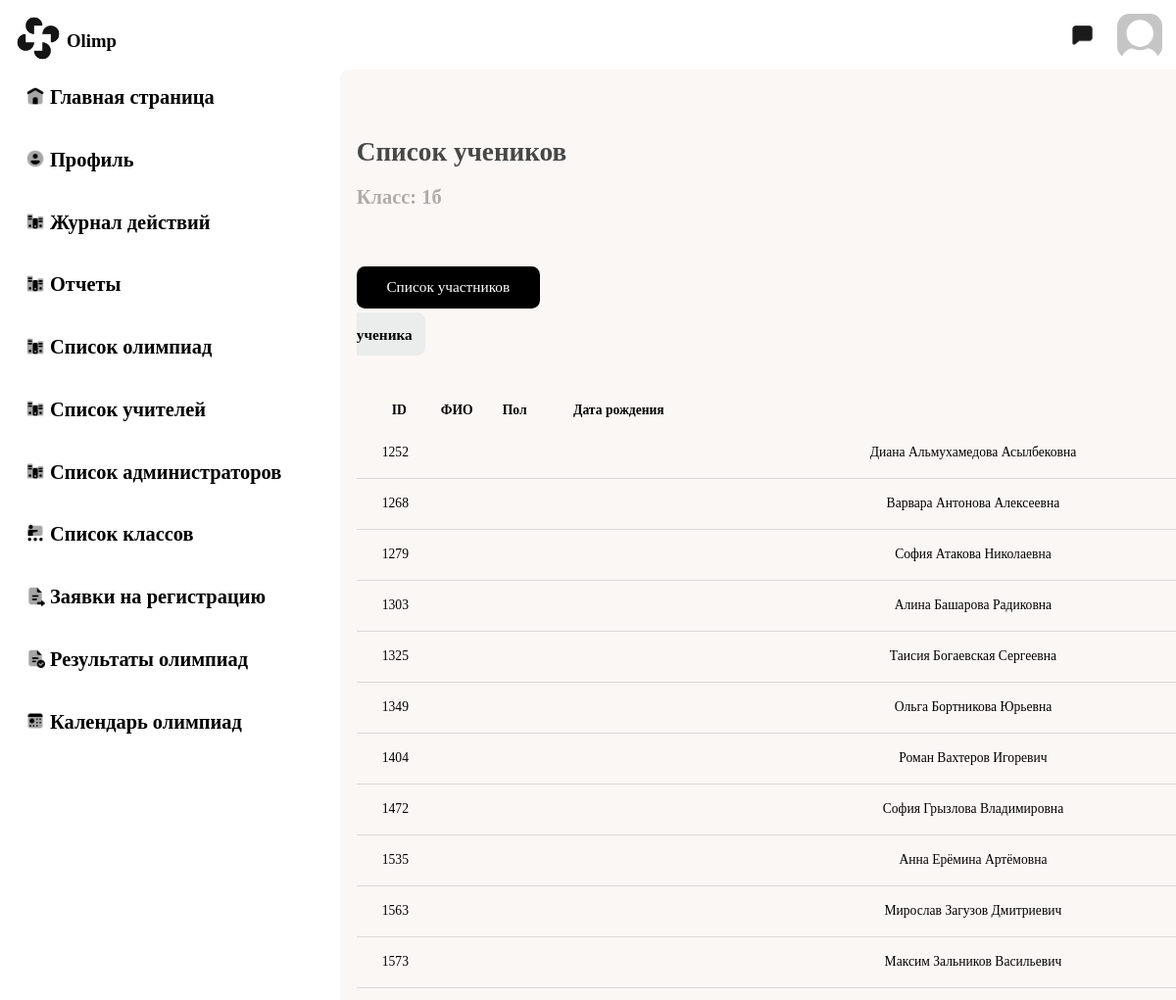
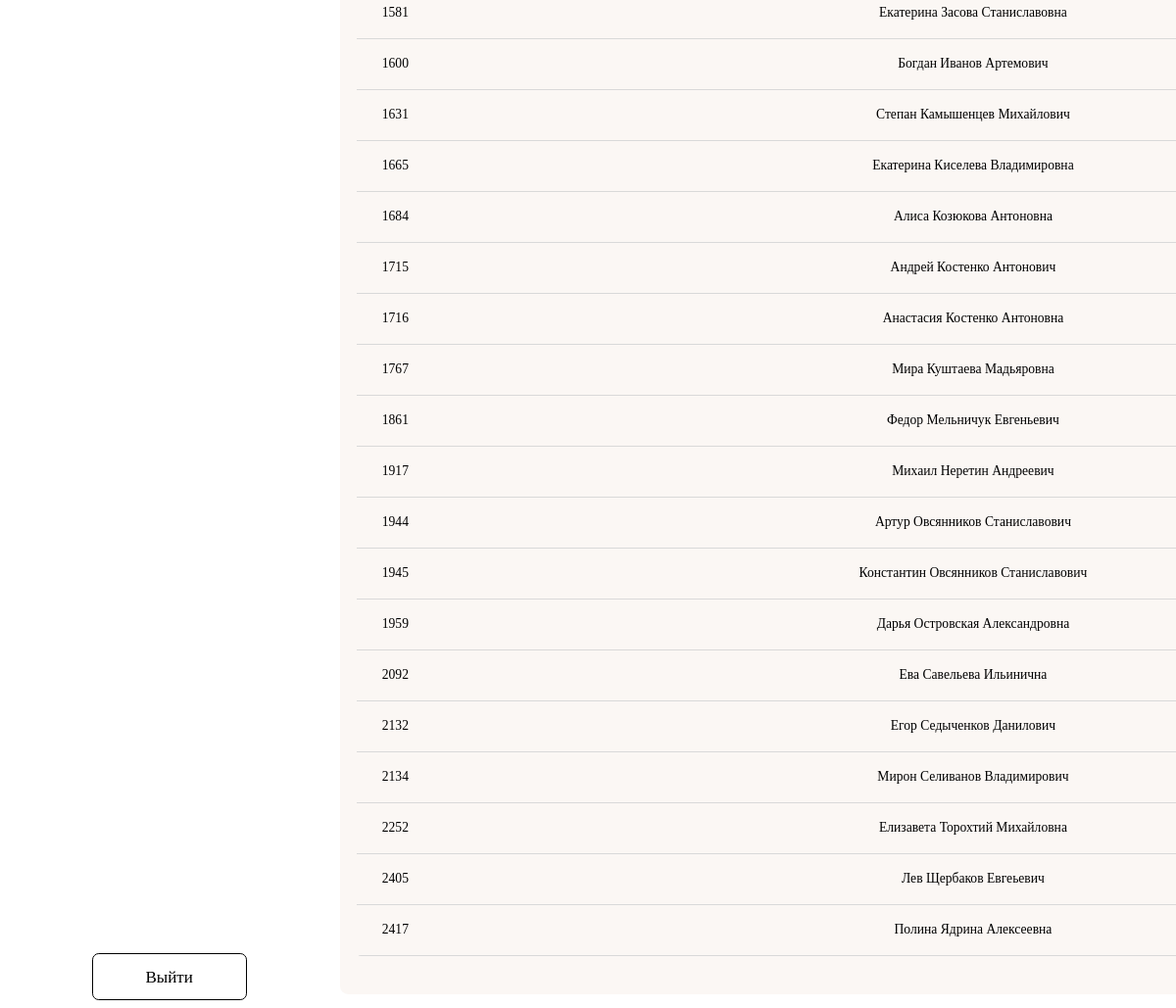
The page /classroom/teacher/list/27/ (signed in) on the database its author committed (2 pictures, top to bottom).
### main/models.py (models this page shows, shortened)
class Classroom(models.Model):
    class Meta:
        verbose_name_plural = "Учебные классы"
        verbose_name = 'Учебный класс'
    number = models.IntegerField('Цифра', blank=True, null=True)
    letter = models.CharField('Буква', max_length=1, blank=True, null=True)
    teacher = models.ForeignKey(to='users.User', blank=True, null=True, on_delete=models.CASCADE,
                                related_name='teacher')
    child = models.ManyToManyField(to='users.User', blank=True, related_name='Child')
    is_graduated = models.BooleanField('Выпустился', default=False)
    graduation_year = models.IntegerField('Год выпуска', blank=True, null=True)

### users/models.py (models this page shows, shortened)
class User(AbstractUser):
    class Meta:
        verbose_name_plural = "Пользователи"
        verbose_name = "Пользователь"
    class Gender(models.TextChoices):
        MALE = 'М'
        WOMENS = 'Ж'
    image = models.ImageField(upload_to='users_images', null=True, blank=True)
    surname = models.CharField(
        "Отчество пользователя (при наличии)", max_length=256, blank=True, null=True
    )
    birth_date = models.DateField('Дата рождения', blank=True, null=True)
    gender = models.CharField("Пол учителя", max_length=2, choices=Gender.choices, default=Gender.MALE)
    is_teacher = models.BooleanField("Учитель", default=False, blank=True,
                                     null=True)  # null ИЗМЕНИТЬ НА FALSE когда будет страница регистрации
    is_child = models.BooleanField("Ученик", default=False, blank=True,
                                   null=True)  # null ИЗМЕНИТЬ НА FALSE когда будет страница регистрации
    is_admin = models.BooleanField("Администратор",
                                   default=False, blank=True,
                                   null=True)  # null ИЗМЕНИТЬ НА FALSE когда будет страница регистрации
    classroom_guide = models.ForeignKey('main.Classroom', related_name='classroom_teachers', blank=True,
                                        on_delete=models.CASCADE, null=True)
    subject = models.ManyToManyField(to="main.Subject", verbose_name="Какой предмет ведёт учитель", blank=True)
    post_job_teacher = models.ManyToManyField(to="main.Post", verbose_name="Должность учителя", blank=True)
    classroom = models.ForeignKey(to='main.Classroom', on_delete=models.CASCADE, verbose_name='Класс ученика',
                                  blank=True, null=True)

### classroom/views.py (the view, shortened to what this page needs)
# urls.py: path('teacher/list/<int:Classroom_id>/', ChildrenListTeacher.as_view(), name='ChildrenListTeacher'),
class ChildrenListTeacher(View, LoginRequiredMixin):
    def get(self, request, Classroom_id):
        if request.user.teacher:
            classroom = Classroom.objects.get(id=Classroom_id)
            classroom_children = User.objects.filter(classroom_id=Classroom_id)
            context = {
                'classroom': classroom,
                'child': classroom_children
            }
            return render(request, 'children_list_teacher/children_list_teacher.html', context)
        else:
            return HttpResponseForbidden()

### classroom/templates/children_list_teacher/children_list_teacher.html (shortened to what this page needs)
<!DOCTYPE html>
{% load static %}
<html lang="en">
<head>
    <link rel="stylesheet" href="{% static 'children_list_admin/children_list_admin.css' %}" id="them">
    <link rel="stylesheet" href="{% static 'header/header.css' %}">
    <link rel="stylesheet" href="{% static 'navbar/navbar.css' %}">
</head>
{% include 'header/header.html' %}
{% include 'navbar/navbar.html' %}
<body>
<div class="main">
    <div class="toptext">
        <h1 class="toptext1">Список учеников</h1>
        <h2 class="toptext2">Класс: {{ classroom.number }}{{ classroom.letter }}</h2>
    </div>
    <div class="topbuttons">
        <input class="buttonspispeople" type="submit" value="Список участников"/>
        <a class="buttonadd" href="{% url 'users:CreateChild' %}">Добавить ученика</a>
    </div>
    <div class="tablespisok">
        <div class="zagolovok">
            <table class="mainspisokpoepletable">
                <th>
                    <div id="id">ID</div>
                </th>
                <th>
                    <div id="textsurname">ФИО</div>
                </th>
                <th>
                    <div id="textgender">Пол</div>
                </th>
                <th>
                    <div id="textbirth">Дата рождения</div>
                </th>
            </table>
        </div>
        {% for child in child %}
        <div class="mainspisokpoeple">
            <div class="surname">{{ child.id }}</div>
            <div class="name">{{ child.last_name }} {{ child.first_name }} {{ child.surname }}</div>
        </div>
        {% endfor %}
    </div>
</div>
</body>
</html>

### static/children_list_admin/children_list_admin.css (style rules this page uses)
html { font-family: Bahnschrift; overflow: auto; max-width: 100%; max-height: 100%; user-select: none; zoom: 85%; }
.main { margin-top: -4px; position: fixed; background-color: #FBF7F4; width: 100%; height: calc(100% - 100px); overflow-y: auto; margin-left: 400px; border-radius: 10px; }
.toptext { font-family: Bahnschrift; padding-left: 20px; padding-top: 60px; }
.toptext1 { font-family: Bahnschrift; color: #474747; }
.toptext2 { font-family: Bahnschrift; opacity: 30%; }
.topbuttons { padding-top: 50px; padding-left: 20px; }
.buttonspispeople { height: 50px; width: 220px; background-color: #000; border-radius: 10px; color: white; font-family: Bahnschrift; font-size: 18px; border: none; }
.buttonadd { margin-top: 0px; background-color: #ebecec; margin-left: 1300px; border-radius: 10px; border: none; color: black; font-family: Bahnschrift; font-size: 18px; font-weight: bold; text-decoration: none; padding: 16px; }
.tablespisok { margin-top: 60px; max-height: calc(100% - 120px); width: 1750px; margin-left: 20px; border-radius: 5px; overflow-y: auto; margin-bottom: 30px; }
.zagolovok, .mainspisokpoeple { display: flex; align-items: center; }
.mainspisokpoepletable { width: 100%; display: flex; justify-content: space-between; }
.mainspisokpoeple { width: 100%; display: flex; justify-content: space-between; align-items: center; border-bottom: 1px solid #D9D9D9; padding: 10px 0; }
.mainspisokpoeple div { display: inline-block; text-align: center; vertical-align: middle; padding: 10px 0; }
.zagolovok th { display: inline-block; padding: 10px 0; text-align: center; vertical-align: middle; }
#id, .surname { width: 100px; }
#textsurname, .name { width: calc(100% - 360px); }
#textgender, .gender { width: 100px; }
#textbirth, .birth { width: 150px; }

### rows shown on the page
Classroom: number "1", letter "б"
User: id "1252", last_name "Диана", first_name "Альмухамедова", surname "Асылбековна"
User: id "1268", last_name "Варвара", first_name "Антонова", surname "Алексеевна"
User: id "1279", last_name "София", first_name "Атакова", surname "Николаевна"
User: id "1303", last_name "Алина", first_name "Башарова", surname "Радиковна"
User: id "1325", last_name "Таисия", first_name "Богаевская", surname "Сергеевна"
User: id "1349", last_name "Ольга", first_name "Бортникова", surname "Юрьевна"
User: id "1404", last_name "Роман", first_name "Вахтеров", surname "Игоревич"
User: id "1472", last_name "София", first_name "Грызлова", surname "Владимировна"
User: id "1535", last_name "Анна", first_name "Ерёмина", surname "Артёмовна"
User: id "1563", last_name "Мирослав", first_name "Загузов", surname "Дмитриевич"
User: id "1573", last_name "Максим", first_name "Зальников", surname "Васильевич"
User: id "1581", last_name "Екатерина", first_name "Засова", surname "Станиславовна"
User: id "1600", last_name "Богдан", first_name "Иванов", surname "Артемович"
User: id "1631", last_name "Степан", first_name "Камышенцев", surname "Михайлович"
User: id "1665", last_name "Екатерина", first_name "Киселева", surname "Владимировна"
User: id "1684", last_name "Алиса", first_name "Козюкова", surname "Антоновна"
User: id "1715", last_name "Андрей", first_name "Костенко", surname "Антонович"
User: id "1716", last_name "Анастасия", first_name "Костенко", surname "Антоновна"
User: id "1767", last_name "Мира", first_name "Куштаева", surname "Мадьяровна"
User: id "1861", last_name "Федор", first_name "Мельничук", surname "Евгеньевич"
User: id "1917", last_name "Михаил", first_name "Неретин", surname "Андреевич"
User: id "1944", last_name "Артур", first_name "Овсянников", surname "Станиславович"
User: id "1945", last_name "Константин", first_name "Овсянников", surname "Станиславович"
User: id "1959", last_name "Дарья", first_name "Островская", surname "Александровна"
User: id "2092", last_name "Ева", first_name "Савельева", surname "Ильинична"
User: id "2132", last_name "Егор", first_name "Седыченков", surname "Данилович"
User: id "2134", last_name "Мирон", first_name "Селиванов", surname "Владимирович"
User: id "2252", last_name "Елизавета", first_name "Торохтий", surname "Михайловна"
User: id "2405", last_name "Лев", first_name "Щербаков", surname "Евгеьевич"
User: id "2417", last_name "Полина", first_name "Ядрина", surname "Алексеевна"
